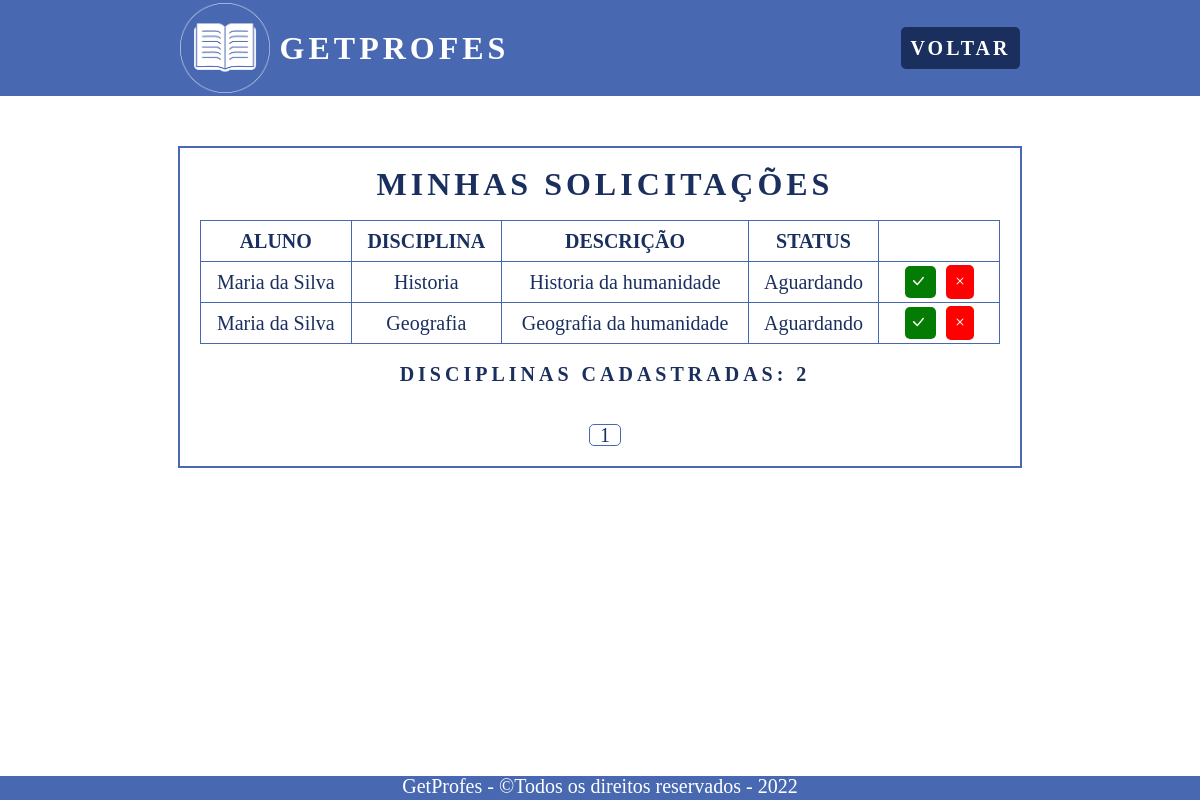
Screenshot of /pages/professor/solicitacoes-aulas.php?pagina=1 (signed in) with the database file from the repository.
### tables this page shows
CREATE TABLE IF NOT EXISTS `solicitacoes` (
    `id` int(2) NOT NULL AUTO_INCREMENT,
    `id_aluno` int(2) NOT NULL,
    `id_professor` int(2) NOT NULL,
    `nome_aluno` varchar(45) NOT NULL,
    `nome_professor` varchar(45) NOT NULL,
    `nome_disciplina` varchar(45) NOT NULL,
    `descricao` varchar(200) NOT NULL,
    `status_solicitacao` varchar(15) NOT NULL,
    PRIMARY KEY (`id`),
    FOREIGN KEY (`id_aluno`) REFERENCES `usuarios` (`id`),
    FOREIGN KEY (`id_professor`) REFERENCES `usuarios` (`id`)
);

### pages/professor/solicitacoes-aulas.php (the view, shortened to what this page needs)
<?php
include_once '../../connection/config.php';
$query_solicitacoes = "SELECT COUNT(id) AS qnt_solicitacoes FROM solicitacoes WHERE id_professor = '" . $_SESSION['id_usuario'] . "' AND status_solicitacao = 'Aguardando'";
if (isset($_GET['pagina'])) {
    $pag = $_GET['pagina'];
    $busca = "SELECT * FROM solicitacoes WHERE id_professor = '" . $_SESSION['id_usuario'] . "' AND status_solicitacao = 'Aguardando'";
    $todos = mysqli_query($con, $busca);
    $registros = "10";
    $tr = mysqli_num_rows($todos);
    $tp = ceil($tr / $registros);
    $inicio = ($registros * $pag) - $registros;
    $limite = mysqli_query($con, "$busca LIMIT $inicio, $registros");
}
?>
<!DOCTYPE html>
<html lang="pt-br">
<head>
    <link rel="stylesheet" href="../../src/css/reset.css">
    <link rel="stylesheet" href="solicitacoes-aulas.css">
</head>
<body>
    <header>
        <nav class="menu">
            <div class="logo">
                <img class="logo-img" src="../../src/img/GetProfes-Logo.png" alt="Logo GetProfes">
                <h1>GetProfes</h1>
            </div>
            <ul class="nav-list">
                <li><a href="../sistema/sistema-professor.php" class="voltar">Voltar</a></li>
            </ul>
        </nav>
    </header>
    <section class="sistema">
        <div class="sistema-box">
            <div class="sistema-container">
                <h2>Minhas Solicitações</h2>
                <div class="table-container">
                    <table class="table">
                        <thead>
                            <tr>
                                <th scope="col">Aluno</th>
                                <th scope="col">Disciplina</th>
                                <th scope="col">Descrição</th>
                                <th scope="col">Status</th>
                            </tr>
                        </thead>
                        <tbody>
                            <?php
                            while ($row = mysqli_fetch_assoc($limite)) {
                                echo "<tr>";
                                echo "<td>" . $row["nome_aluno"] . "</td>";
                                echo "<td>" . $row["nome_disciplina"] . "</td>";
                                echo "<td>" . $row["descricao"] . "</td>";
                                echo "<td>" . $row["status_solicitacao"] . "</td>";
                                echo "<td class='btns'>
                                <a class='btnAprovar' href='aprovar.php?id=$row[id]' title='Aprovar'>
                                <svg xmlns='http://www.w3.org/2000/svg' width='16' height='16' fill='currentColor' class='bi bi-check-lg' viewBox='0 0 16 16'>
                                <path d='M12.736 3.97a.733.733 0 0 1 1.047 0c.286.289.29.756.01 1.05L7.88 12.01a.733.733 0 0 1-1.065.02L3.217 8.384a.757.757 0 0 1 0-1.06.733.733 0 0 1 1.047 0l3.052 3.093 5.4-6.425a.247.247 0 0 1 .02-.022Z'/>
                              </svg>
                                </a>
                                <a class='btnRejeitar' href='rejeitar.php?id=$row[id]' title='Rejeitar'>
                                <svg xmlns='http://www.w3.org/2000/svg' width='16' height='16' fill='currentColor' class='bi bi-x' viewBox='0 0 16 16'>
                                <path d='M4.646 4.646a.5.5 0 0 1 .708 0L8 7.293l2.646-2.647a.5.5 0 0 1 .708.708L8.707 8l2.647 2.646a.5.5 0 0 1-.708.708L8 8.707l-2.646 2.647a.5.5 0 0 1-.708-.708L7.293 8 4.646 5.354a.5.5 0 0 1 0-.708z'/>
                                </svg>
                                </a>
                                </td>";
                                echo "</tr>";
                            }
                            ?>
                        </tbody>
                    </table>
                </div>
                <div class="total-container">
                    <?php
                    $result_solicitacoes = $con->query($query_solicitacoes);
                    $row_solicitacoes = mysqli_fetch_assoc($result_solicitacoes);
                    ?>
                    <h3>Disciplinas cadastradas: <?php echo $row_solicitacoes["qnt_solicitacoes"]; ?></h3>
                </div>
                <nav class="paginacao-container">
                    <ul class="pagination">
                        <?php
                        for ($i = 1; $i <= $tp; $i++) {
                            if ($pag == $i) {
                                echo "<li class='page-item active'><a class='page-link' href='?pagina=$i'>$i</a></li>";
                            } else {
                                echo "<li class='page-item'><a class='page-link' href='?pagina=$i'>$i</a></li>";
                            }
                        }
                        ?>
                    </ul>
                </nav>
            </div>
        </div>
    </section>
    <footer id="footer">
        <div class="footer-rodape">
            <p>GetProfes - &copy;Todos os direitos reservados - 2022</p>
        </div>
    </footer>
</body>
</html>

### pages/professor/solicitacoes-aulas.css (style rules this page uses)
:root { --bg: #4868B1; --white: #fff; --bg-black: #1b2f5f; --red: #ff0000; --black-red: #660606; --green: #047c04; }
* { scroll-behavior: smooth; font-family: 'Playfair Display', serif; }
a { text-decoration: none; }
header { margin-bottom: 40px; }
.logo-img { width: 90px; height: auto; }
.logo { display: flex; justify-content: center; align-items: center; }
.logo h1 { font-size: 32px; text-transform: uppercase; letter-spacing: 4px; font-weight: 900; margin-left: 10px; color: var(--white); }
.menu { display: flex; justify-content: space-around; align-items: center; height: 12vh; width: 100vw; background-color: var(--bg); }
.nav-list { list-style: none; display: flex; }
.nav-list li { letter-spacing: 3px; margin-left: 32px; font-size: 20px; }
.nav-list a { color: var(--white); font-weight: bold; text-transform: uppercase; background-color: var(--bg-black); padding: 10px; border-radius: 5px; }
.sistema { display: flex; justify-content: space-around; width: 940px; margin: 0 auto; color: var(--bg-black); align-items: center; }
.sistema-box { display: flex; flex-direction: column; align-items: center; width: 940px; padding: 10px; }
.sistema-container { display: flex; flex-direction: column; align-items: center; border: 2px solid var(--bg); width: 800px; padding: 20px; }
.sistema-container h2 { font-size: 32px; text-transform: uppercase; letter-spacing: 4px; font-weight: 900; margin-left: 10px; color: var(--bg-black); }
.table-container { display: flex; justify-content: center; align-items: center; margin-top: 20px; }
.table { border: 1px solid var(--bg); width: 800px; text-align: center; margin-bottom: 20px; }
.table th { border: 1px solid var(--bg); padding: 10px; font-size: 20px; font-weight: 900; text-transform: uppercase; }
.table td { border: 1px solid var(--bg); padding: 10px; font-size: 20px; }
.btns { width: 100px; }
.total-container { display: flex; flex-direction: column; margin-bottom: 20px; }
.total-container h3 { font-size: 20px; text-transform: uppercase; letter-spacing: 4px; font-weight: 900; margin-left: 10px; color: var(--bg-black); }
.btnAprovar { background-color: var(--green); color: var(--white); padding: 5px; border-radius: 5px; margin-right: 10px; }
.btnRejeitar { background-color: var(--red); color: var(--white); padding: 6px; border-radius: 5px; }
.paginacao-container { display: flex; justify-content: center; align-items: center; }
.pagination { display: flex; justify-content: center; align-items: center; margin-top: 20px; }
.page-item { display: flex; justify-content: center; align-items: center; margin-left: 10px; }
.page-link { color: var(--bg-black); font-size: 20px; text-decoration: none; }
.active { border: 1px solid var(--bg); border-radius: 5px; width: 30px; }
#footer { position: absolute; bottom: 0; height: 3vh; width: 100vw; background-color: var(--bg); }
.footer-rodape { text-align: center; font-size: 20px; color: var(--white); }

### rows the page displays
solicitacoes: nome_aluno "Maria da Silva", nome_disciplina "Historia", descricao "Historia da humanidade", status_solicitacao "Aguardando"
solicitacoes: nome_aluno "Maria da Silva", nome_disciplina "Geografia", descricao "Geografia da humanidade", status_solicitacao "Aguardando"

### other values shown
$row_solicitacoes["qnt_solicitacoes"] "2"
